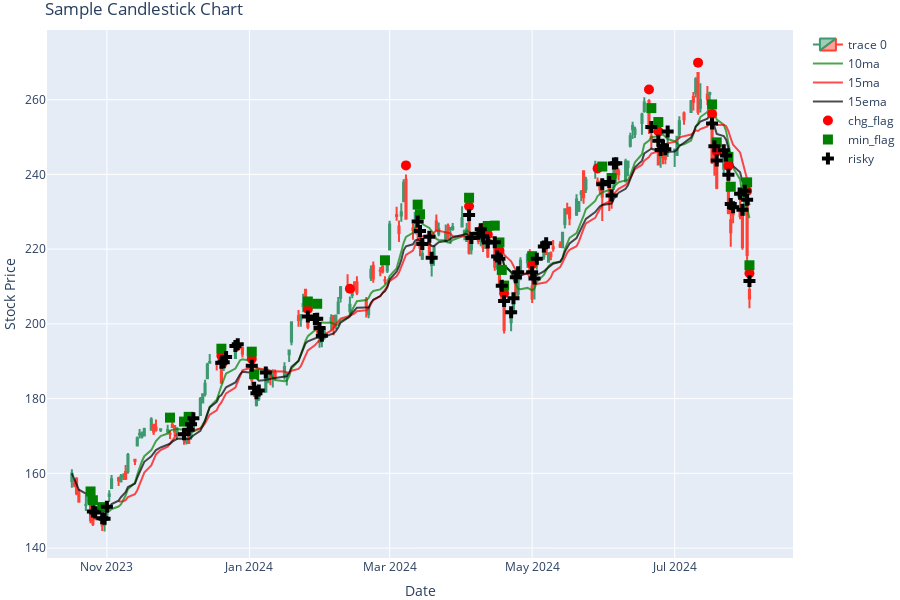

Here is the notebook cell this chart was saved with:
### Code cell
tickers = ["soxx"]

for ticker in tickers:
    data = yf.download(ticker, period="200d", interval="1d", progress=False)
    data = price_change(data)
    data = local_minimum(data)
    # data = local_maximum(data)

    data["risky"] = data[["min_flag", "chg_flag"]].sum(axis=1).rolling(window=5).sum()
    # data["recover"] = np.where(data["max_flag"], -1, 0)

    # data["risky"] -= data["max_flag"]

    fig = go.Figure(
        data=[
            go.Candlestick(
                x=data.index,
                open=data["Open"],
                high=data["High"],
                low=data["Low"],
                close=data["Close"],
            )
        ]
    )

    fig.add_trace(
        go.Scatter(
            x=data.index,
            y=data["Close"].rolling(window=10).mean(),
            mode="lines",
            name="10ma",
            marker_color="green",
            opacity=0.7,
        )
    )

    fig.add_trace(
        go.Scatter(
            x=data.index,
            y=data["Close"].rolling(window=15).mean(),
            mode="lines",
            name="15ma",
            marker_color="red",
            opacity=0.7,
        )
    )

    fig.add_trace(
        go.Scatter(
            x=data.index,
            y=data["Close"].ewm(span=15).mean(),
            mode="lines",
            name="15ema",
            marker_color="black",
            opacity=0.7,
        )
    )

    flag_df = data[data["chg_flag"]]
    fig.add_trace(go.Scatter(
        x=flag_df.index,
        y=flag_df["High"] * 1.01,
        mode="markers",
        name="chg_flag",
        marker=dict(symbol="circle", color="red", size=10)
    ))

    flag_df = data[data["min_flag"]]
    fig.add_trace(go.Scatter(
        x=flag_df.index,
        y=flag_df["High"] * 1.02,
        mode="markers",
        name="min_flag",
        marker=dict(symbol="square", color="green", size=10)
    ))

    flag_df = data[data["risky"] > 1]
    fig.add_trace(go.Scatter(
        x=flag_df.index,
        y=flag_df["High"] * 1.0,
        mode="markers",
        name="risky",
        marker=dict(symbol="cross", color="black", size=10)
    ))

    # Update the layout
    fig.update_layout(
        title="Sample Candlestick Chart",
        yaxis_title="Stock Price",
        xaxis_title="Date",
        height=600,
        xaxis_rangeslider_visible=False,
        margin=dict(l=0, r=10, t=30, b=30),
    )

    # Show the figure
    fig.show()

### Figure 1 — Plotly figure (JSON) as saved in the notebook; plotly's stock layout.template omitted (floating-point values rounded to 4 significant figures; data arrays with more than 128 entries replaced by an {"elided": "..."} marker saying what was removed)
{"data": [{"close": {"elided": "200 float values"}, "high": {"elided": "200 float values"}, "low": {"elided": "200 float values"}, "open": {"elided": "200 float values"}, "type": "candlestick", "x": {"elided": "200 str values"}}, {"marker": {"color": "green"}, "mode": "lines", "name": "10ma", "opacity": 0.7, "type": "scatter", "x": {"elided": "200 str values"}, "y": {"elided": "200 float values"}}, {"marker": {"color": "red"}, "mode": "lines", "name": "15ma", "opacity": 0.7, "type": "scatter", "x": {"elided": "200 str values"}, "y": {"elided": "200 float values"}}, {"marker": {"color": "black"}, "mode": "lines", "name": "15ema", "opacity": 0.7, "type": "scatter", "x": {"elided": "200 str values"}, "y": {"elided": "200 float values"}}, {"marker": {"color": "red", "size": 10, "symbol": "circle"}, "mode": "markers", "name": "chg_flag", "type": "scatter", "x": ["2023-12-20T00:00:00", "2024-01-02T00:00:00", "2024-01-26T00:00:00", "2024-02-13T00:00:00", "2024-03-08T00:00:00", "2024-04-04T00:00:00", "2024-04-10T00:00:00", "2024-04-12T00:00:00", "2024-04-17T00:00:00", "2024-04-19T00:00:00", "2024-05-01T00:00:00", "2024-05-29T00:00:00", "2024-06-20T00:00:00", "2024-06-24T00:00:00", "2024-07-11T00:00:00", "2024-07-17T00:00:00", "2024-07-19T00:00:00", "2024-07-24T00:00:00", "2024-08-01T00:00:00", "2024-08-02T00:00:00"], "y": [191.5, 190.7, 204.0, 209.4, 242.4, 231.5, 225.7, 224.0, 219.6, 208.2, 216.0, 241.6, 262.7, 251.5, 269.9, 256.2, 246.1, 242.3, 235.5, 213.6]}, {"marker": {"color": "green", "size": 10, "symbol": "square"}, "mode": "markers", "name": "min_flag", "type": "scatter", "x": ["2023-10-25T00:00:00", "2023-10-26T00:00:00", "2023-10-30T00:00:00", "2023-11-28T00:00:00", "2023-12-04T00:00:00", "2023-12-06T00:00:00", "2023-12-20T00:00:00", "2024-01-02T00:00:00", "2024-01-03T00:00:00", "2024-01-26T00:00:00", "2024-01-30T00:00:00", "2024-02-28T00:00:00", "2024-03-13T00:00:00", "2024-03-14T00:00:00", "2024-04-04T00:00:00", "2024-04-12T00:00:00", "2024-04-15T00:00:00", "2024-04-17T00:00:00", "2024-04-18T00:00:00", "2024-04-19T00:00:00", "2024-05-01T00:00:00", "2024-05-31T00:00:00", "2024-06-04T00:00:00", "2024-06-21T00:00:00", "2024-06-24T00:00:00", "2024-07-17T00:00:00", "2024-07-19T00:00:00", "2024-07-24T00:00:00", "2024-07-25T00:00:00", "2024-07-30T00:00:00", "2024-08-01T00:00:00", "2024-08-02T00:00:00"], "y": [155.1, 152.8, 151.0, 174.9, 173.8, 175.1, 193.4, 192.6, 186.5, 206.0, 205.4, 217.0, 231.9, 229.3, 233.8, 226.2, 226.3, 221.8, 214.4, 210.2, 218.1, 242.1, 239.0, 257.7, 254.0, 258.7, 248.6, 244.7, 236.7, 235.2, 237.9, 215.7]}, {"marker": {"color": "black", "size": 10, "symbol": "cross"}, "mode": "markers", "name": "risky", "type": "scatter", "x": ["2023-10-26T00:00:00", "2023-10-27T00:00:00", "2023-10-30T00:00:00", "2023-10-31T00:00:00", "2023-11-01T00:00:00", "2023-12-04T00:00:00", "2023-12-06T00:00:00", "2023-12-07T00:00:00", "2023-12-08T00:00:00", "2023-12-20T00:00:00", "2023-12-21T00:00:00", "2023-12-22T00:00:00", "2023-12-26T00:00:00", "2023-12-27T00:00:00", "2024-01-02T00:00:00", "2024-01-03T00:00:00", "2024-01-04T00:00:00", "2024-01-05T00:00:00", "2024-01-08T00:00:00", "2024-01-26T00:00:00", "2024-01-29T00:00:00", "2024-01-30T00:00:00", "2024-01-31T00:00:00", "2024-02-01T00:00:00", "2024-03-13T00:00:00", "2024-03-14T00:00:00", "2024-03-15T00:00:00", "2024-03-18T00:00:00", "2024-03-19T00:00:00", "2024-04-04T00:00:00", "2024-04-05T00:00:00", "2024-04-08T00:00:00", "2024-04-09T00:00:00", "2024-04-10T00:00:00", "2024-04-12T00:00:00", "2024-04-15T00:00:00", "2024-04-16T00:00:00", "2024-04-17T00:00:00", "2024-04-18T00:00:00", "2024-04-19T00:00:00", "2024-04-22T00:00:00", "2024-04-23T00:00:00", "2024-04-24T00:00:00", "2024-04-25T00:00:00", "2024-05-01T00:00:00", "2024-05-02T00:00:00", "2024-05-03T00:00:00", "2024-05-06T00:00:00", "2024-05-07T00:00:00", "2024-05-31T00:00:00", "2024-06-03T00:00:00", "2024-06-04T00:00:00", "2024-06-05T00:00:00", "2024-06-06T00:00:00", "2024-06-21T00:00:00", "2024-06-24T00:00:00", "2024-06-25T00:00:00", "2024-06-26T00:00:00", "2024-06-27T00:00:00", "2024-06-28T00:00:00", "2024-07-17T00:00:00", "2024-07-18T00:00:00", "2024-07-19T00:00:00", "2024-07-22T00:00:00", "2024-07-23T00:00:00", "2024-07-24T00:00:00", "2024-07-25T00:00:00", "2024-07-26T00:00:00", "2024-07-29T00:00:00", "2024-07-30T00:00:00", "2024-07-31T00:00:00", "2024-08-01T00:00:00", "2024-08-02T00:00:00"], "y": [149.8, 149.5, 148.0, 147.8, 151.1, 170.4, 171.7, 173.1, 174.7, 189.6, 189.7, 191.1, 194.1, 194.5, 188.8, 182.9, 181.4, 182.2, 187.0, 201.9, 201.3, 201.4, 198.9, 196.8, 227.4, 224.8, 221.4, 223.3, 217.7, 229.2, 223, 224.1, 225.3, 223.4, 221.8, 221.9, 218, 217.4, 210.2, 206.1, 203.1, 206.9, 212.5, 213.8, 213.8, 212.2, 217.4, 220.7, 221.6, 237.4, 237.9, 234.4, 242.9, 243.0, 252.7, 249.0, 246.5, 247.7, 246.8, 251.5, 253.7, 247.5, 243.7, 246.4, 245.1, 239.9, 232.1, 231.2, 234.8, 230.6, 235.6, 233.2, 211.4]}], "layout": {"height": 600, "margin": {"b": 30, "l": 0, "r": 10, "t": 30}, "title": {"text": "Sample Candlestick Chart"}, "xaxis": {"rangeslider": {"visible": false}, "title": {"text": "Date"}}, "yaxis": {"title": {"text": "Stock Price"}}}}
